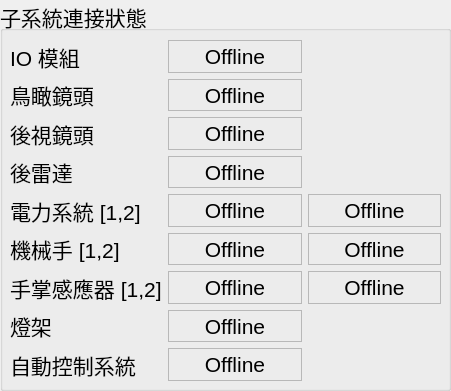
       <widget class="QGroupBox" name="groupBox_12">
        <property name="geometry">
         <rect>
          <x>0</x>
          <y>210</y>
          <width>451</width>
          <height>391</height>
         </rect>
        </property>
        <property name="font">
         <font>
          <pointsize>16</pointsize>
         </font>
        </property>
        <property name="title">
         <string>子系統連接狀態</string>
        </property>
        <widget class="QWidget" name="gridLayoutWidget_11">
         <property name="geometry">
          <rect>
           <x>10</x>
           <y>40</y>
           <width>431</width>
           <height>341</height>
          </rect>
         </property>
         <property name="font">
          <font>
           <pointsize>16</pointsize>
          </font>
         </property>
         <layout class="QGridLayout" name="gridLayout_13">
          <item row="7" column="0">
           <widget class="QLabel" name="label_54">
            <property name="font">
             <font>
              <pointsize>16</pointsize>
             </font>
            </property>
            <property name="text">
             <string>燈架</string>
            </property>
           </widget>
          </item>
          <item row="3" column="1">
           <widget class="QLabel" name="rearLidarCommLabel_0">
            <property name="font">
             <font>
              <pointsize>16</pointsize>
             </font>
            </property>
            <property name="frameShape">
             <enum>QFrame::StyledPanel</enum>
            </property>
            <property name="text">
             <string>Offline</string>
            </property>
            <property name="alignment">
             <set>Qt::AlignCenter</set>
            </property>
           </widget>
          </item>
          <item row="2" column="1">
           <widget class="QLabel" name="rearViewCameraCommLabel_0">
            <property name="font">
             <font>
              <pointsize>16</pointsize>
             </font>
            </property>
            <property name="frameShape">
             <enum>QFrame::StyledPanel</enum>
            </property>
            <property name="text">
             <string>Offline</string>
            </property>
            <property name="alignment">
             <set>Qt::AlignCenter</set>
            </property>
           </widget>
          </item>
          <item row="0" column="0">
           <widget class="QLabel" name="label_89">
            <property name="font">
             <font>
              <pointsize>16</pointsize>
             </font>
            </property>
            <property name="text">
             <string>IO 模組</string>
            </property>
           </widget>
          </item>
          <item row="6" column="1">
           <widget class="QLabel" name="armLidarCommLabel_0">
            <property name="font">
             <font>
              <pointsize>16</pointsize>
             </font>
            </property>
            <property name="frameShape">
             <enum>QFrame::StyledPanel</enum>
            </property>
            <property name="text">
             <string>Offline</string>
            </property>
            <property name="alignment">
             <set>Qt::AlignCenter</set>
            </property>
           </widget>
          </item>
          <item row="8" column="0">
           <widget class="QLabel" name="label_55">
            <property name="font">
             <font>
              <pointsize>16</pointsize>
             </font>
            </property>
            <property name="text">
             <string>自動控制系統</string>
            </property>
           </widget>
          </item>
          <item row="3" column="0">
           <widget class="QLabel" name="label_82">
            <property name="font">
             <font>
              <pointsize>16</pointsize>
             </font>
            </property>
            <property name="text">
             <string>後雷達</string>
            </property>
           </widget>
          </item>
          <item row="2" column="0">
           <widget class="QLabel" name="label_80">
            <property name="font">
             <font>
              <pointsize>16</pointsize>
             </font>
            </property>
            <property name="text">
             <string>後視鏡頭</string>
            </property>
           </widget>
          </item>
          <item row="5" column="1">
           <widget class="QLabel" name="robotCommLabel_0">
            <property name="font">
             <font>
              <pointsize>16</pointsize>
             </font>
            </property>
            <property name="frameShape">
             <enum>QFrame::StyledPanel</enum>
            </property>
            <property name="text">
             <string>Offline</string>
            </property>
            <property name="alignment">
             <set>Qt::AlignCenter</set>
            </property>
           </widget>
          </item>
          <item row="5" column="2">
           <widget class="QLabel" name="robotCommLabel_1">
            <property name="font">
             <font>
              <pointsize>16</pointsize>
             </font>
            </property>
            <property name="frameShape">
             <enum>QFrame::StyledPanel</enum>
            </property>
            <property name="text">
             <string>Offline</string>
            </property>
            <property name="alignment">
             <set>Qt::AlignCenter</set>
            </property>
           </widget>
          </item>
          <item row="7" column="1">
           <widget class="QLabel" name="lanternRackCommLabel_0">
            <property name="font">
             <font>
              <pointsize>16</pointsize>
             </font>
            </property>
            <property name="frameShape">
             <enum>QFrame::StyledPanel</enum>
            </property>
            <property name="text">
             <string>Offline</string>
            </property>
            <property name="alignment">
             <set>Qt::AlignCenter</set>
            </property>
           </widget>
          </item>
          <item row="4" column="0">
           <widget class="QLabel" name="label_46">
            <property name="font">
             <font>
              <pointsize>16</pointsize>
             </font>
            </property>
            <property name="text">
             <string>電力系統 [1,2]</string>
            </property>
           </widget>
          </item>
          <item row="6" column="2">
           <widget class="QLabel" name="armLidarCommLabel_1">
            <property name="font">
             <font>
              <pointsize>16</pointsize>
             </font>
            </property>
            <property name="frameShape">
             <enum>QFrame::StyledPanel</enum>
            </property>
            <property name="text">
             <string>Offline</string>
            </property>
            <property name="alignment">
             <set>Qt::AlignCenter</set>
            </property>
           </widget>
          </item>
          <item row="4" column="2">
           <widget class="QLabel" name="powerSysCommLabel_1">
            <property name="font">
             <font>
              <pointsize>16</pointsize>
             </font>
            </property>
            <property name="frameShape">
             <enum>QFrame::StyledPanel</enum>
            </property>
            <property name="text">
             <string>Offline</string>
            </property>
            <property name="alignment">
             <set>Qt::AlignCenter</set>
            </property>
           </widget>
          </item>
          <item row="5" column="0">
           <widget class="QLabel" name="label_86">
            <property name="font">
             <font>
              <pointsize>16</pointsize>
             </font>
            </property>
            <property name="text">
             <string>機械手 [1,2]</string>
            </property>
           </widget>
          </item>
          <item row="4" column="1">
           <widget class="QLabel" name="powerSysCommLabel_0">
            <property name="font">
             <font>
              <pointsize>16</pointsize>
             </font>
            </property>
            <property name="frameShape">
             <enum>QFrame::StyledPanel</enum>
            </property>
            <property name="text">
             <string>Offline</string>
            </property>
            <property name="alignment">
             <set>Qt::AlignCenter</set>
            </property>
           </widget>
          </item>
          <item row="1" column="0">
           <widget class="QLabel" name="label_53">
            <property name="font">
             <font>
              <pointsize>16</pointsize>
             </font>
            </property>
            <property name="text">
             <string>鳥瞰鏡頭</string>
            </property>
           </widget>
          </item>
          <item row="6" column="0">
           <widget class="QLabel" name="label_92">
            <property name="font">
             <font>
              <pointsize>16</pointsize>
             </font>
            </property>
            <property name="text">
             <string>手掌感應器 [1,2]</string>
            </property>
           </widget>
          </item>
          <item row="0" column="1">
           <widget class="QLabel" name="ioCommLabel_0">
            <property name="font">
             <font>
              <pointsize>16</pointsize>
             </font>
            </property>
            <property name="frameShape">
             <enum>QFrame::StyledPanel</enum>
            </property>
            <property name="text">
             <string>Offline</string>
            </property>
            <property name="alignment">
             <set>Qt::AlignCenter</set>
            </property>
           </widget>
          </item>
          <item row="1" column="1">
           <widget class="QLabel" name="birdViewCameraCommLabel_0">
            <property name="font">
             <font>
              <pointsize>16</pointsize>
             </font>
            </property>
            <property name="frameShape">
             <enum>QFrame::StyledPanel</enum>
            </property>
            <property name="text">
             <string>Offline</string>
            </property>
            <property name="alignment">
             <set>Qt::AlignCenter</set>
            </property>
           </widget>
          </item>
          <item row="8" column="1">
           <widget class="QLabel" name="autoControlCommLabel_0">
            <property name="font">
             <font>
              <pointsize>16</pointsize>
             </font>
            </property>
            <property name="frameShape">
             <enum>QFrame::StyledPanel</enum>
            </property>
            <property name="text">
             <string>Offline</string>
            </property>
            <property name="alignment">
             <set>Qt::AlignCenter</set>
            </property>
           </widget>
          </item>
         </layout>
        </widget>
       </widget>
